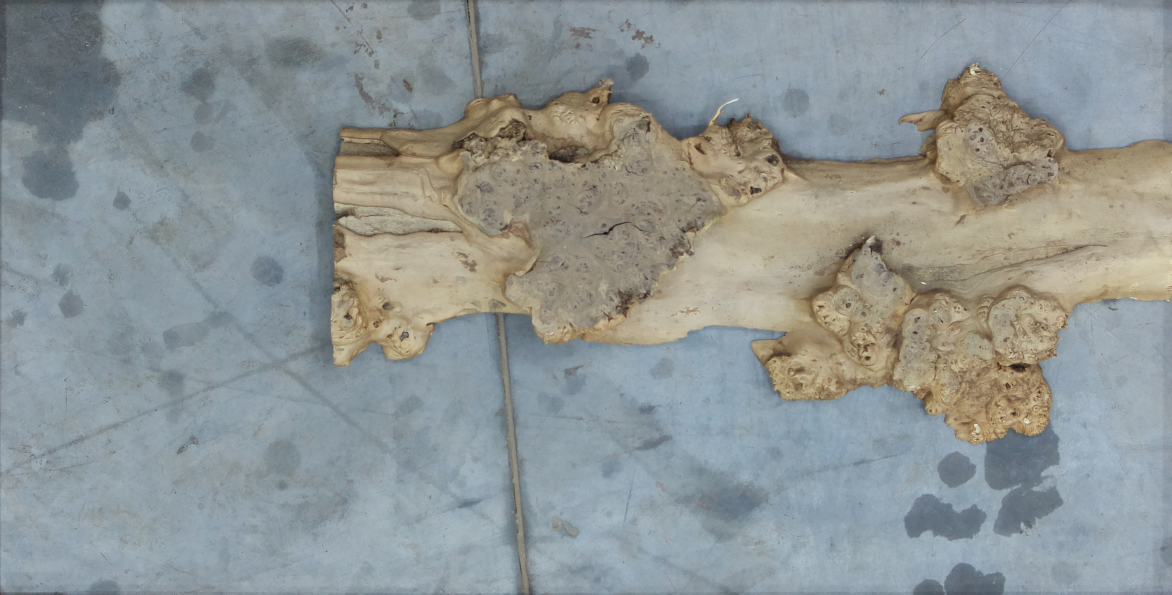
#> input picture 5.JPG, 3516 x 1784 px, found by its file name (shown at 1/3 size)
$ python grabcut.py
#> lines starting #> are read from the running program, lines starting #| are printed output that depends on the picture; after the words box and inside, x2 and y2 are one past the last pixel; in counts of white or black regions, pixels touching at a corner belong together
import numpy as np
import time
import cv2
from matplotlib import pyplot as plt

def process_image(image_input):
#> called with image_input = '5.jpg'
    start = time.time()
    img = cv2.imread(image_input)
#> img is the input picture: shape (1784, 3516, 3); mean B, G, R 149.2, 149.8, 143.5
    print("image size:", img.shape[:2])
#| image size: (1784, 3516)
    scale_percent = 25 # percent of original size
    width = int(img.shape[1] * scale_percent / 100)
#> width = 879
    height = int(img.shape[0] * scale_percent / 100)
#> height = 446

    dim = (width, height)
#> dim = (879, 446)

    # resize image
    resized = cv2.resize(img, dim, interpolation = cv2.INTER_AREA)

    mask = np.zeros(resized.shape[:2], np.uint8)

    bgdModel = np.zeros((1, 65), np.float64)
    fgdModel = np.zeros((1, 65), np.float64)

    #points=calibrate(resized)

    # show histogram
    # from matplotlib import pyplot as plt
    img_hsv = cv2.cvtColor(resized, cv2.COLOR_BGR2HSV)
#> img_hsv: shape (446, 879, 3); mean H, S, V 78.1, 43.1, 159.7
    # [8 lines of commented-out code are left out]
    lower = np.array([30, 0, 0])
    upper = np.array([255, 255, 255])
    shapeMask = cv2.inRange(img_hsv, lower, upper)
#> shapeMask: shape (446, 879); 71.6% white; 49 black regions (39 under 20 px), largest, box (x1, y1, x2, y2) and area: (248, 0, 879, 333) 110780, (390, 419, 397, 445) 103, (428, 21, 443, 29) 56
    #kernel = np.ones((7,7),np.uint8)
    kernel = cv2.getStructuringElement(cv2.MORPH_ELLIPSE,(7,7))
    shapeMask=cv2.GaussianBlur(shapeMask,(9,9),cv2.BORDER_ISOLATED  )
    ret,shapeMask=cv2.threshold(shapeMask,0,255,cv2.THRESH_BINARY+cv2.THRESH_OTSU)
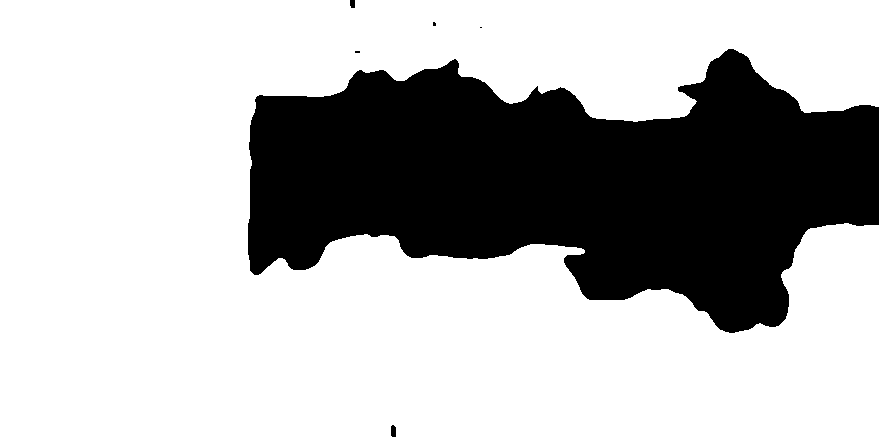
#> shapeMask: shape (446, 879); 71.8% white; 6 black regions (3 under 20 px), largest, box (x1, y1, x2, y2) and area: (248, 49, 879, 333) 110551, (391, 425, 396, 437) 55, (350, 0, 355, 8) 38
#> ret = 128
    shapeMask=cv2.morphologyEx(shapeMask, cv2.MORPH_CLOSE, kernel,iterations = 3)
#> shapeMask: shape (446, 879); 71.9% white; 1 black region, box (x1, y1, x2, y2) and area: (248, 49, 879, 333) 110095
    shapeMask=cv2.bitwise_not(shapeMask)
    shapeMask=cv2.dilate(shapeMask,kernel,iterations = 3)
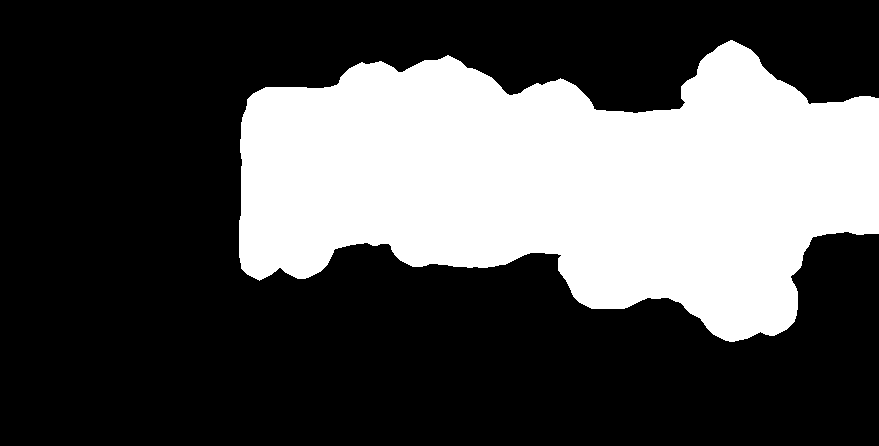
#> shapeMask: shape (446, 879); 32% white; 1 white region, box (x1, y1, x2, y2) and area: (239, 40, 879, 342) 125506
    x,y,w,h=cv2.boundingRect(shapeMask)
#> x = 239; y = 40; w = 640; h = 302
    print (x,y,w,h)
#| 239 40 640 302
    img_2=resized.copy()
    cv2.rectangle(img_2,(x,y),(x+w,y+h),(0,255,0),2)
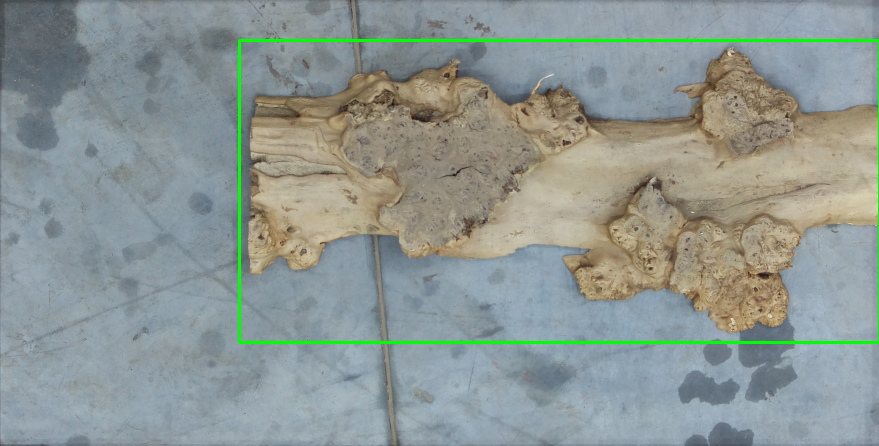
#> img_2: shape (446, 879, 3); mean B, G, R 147.1, 151.1, 141.7
    img_2[shapeMask>127]+=np.array([50,-10,-10], dtype=np.uint8)
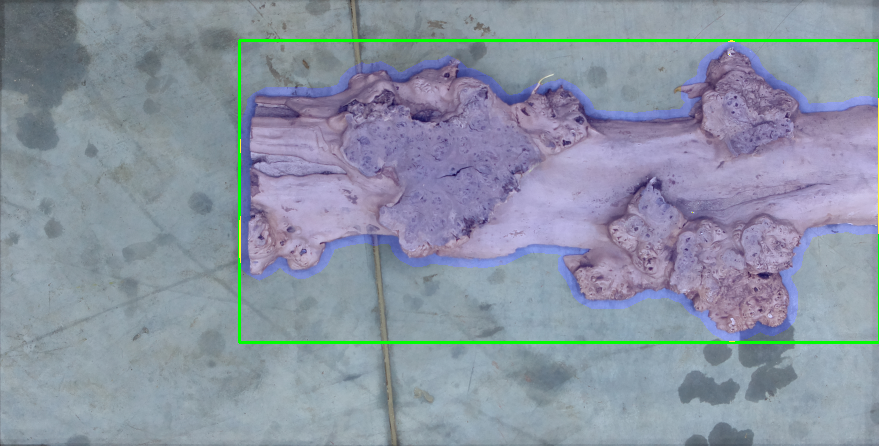
#> img_2: shape (446, 879, 3); mean B, G, R 163.1, 147.9, 138.7
    cv2.imshow("obj shapeMask", img_2)
    points=[x,y],[x+w,y+h]
#> points = ([239, 40], [879, 342])
    print(points)
#| ([239, 40], [879, 342])
    rect = (points[0][0],points[0][1],points[1][0],points[1][1])
#> rect = (239, 40, 879, 342)
    mask_m=np.zeros(resized.shape[:2], np.uint8)
    mask_m[shapeMask > 0] = cv2.GC_PR_FGD
    mask_m[shapeMask == 0] = cv2.GC_BGD
    #cv2.grabCut(resized, mask, rect, bgdModel, fgdModel, 8, cv2.GC_INIT_WITH_RECT)
    (mask, bgModel, fgModel)=cv2.grabCut(resized, mask_m, None, bgdModel, fgdModel, 12, cv2.GC_INIT_WITH_MASK)
    print ("mask size: ",mask.shape[:2])
#| mask size:  (446, 879)
    #mask = cv2.morphologyEx(mask, cv2.MORPH_CLOSE, kernel,iterations = 2)
    mask = cv2.resize(mask, (img.shape[1],img.shape[0]), interpolation = cv2.INTER_NEAREST)
#> mask: shape (1784, 3516)
    mask3=np.zeros(mask.shape[:2], np.uint8)
    mask3[(mask==1) | (mask==3)] = 1
    mask3 = cv2.GaussianBlur(mask3,(11,11),cv2.BORDER_ISOLATED  )
    kernel = np.ones((3,3),np.uint8)
    #mask3 = cv2.erode(mask3,kernel,iterations = 1)

    valueMask = (mask3==1).astype("uint8") * 255
    cv2.namedWindow("mask", cv2.WINDOW_NORMAL)
    cv2.imshow("mask", valueMask)

    r_channel, g_channel, b_channel = cv2.split(img)
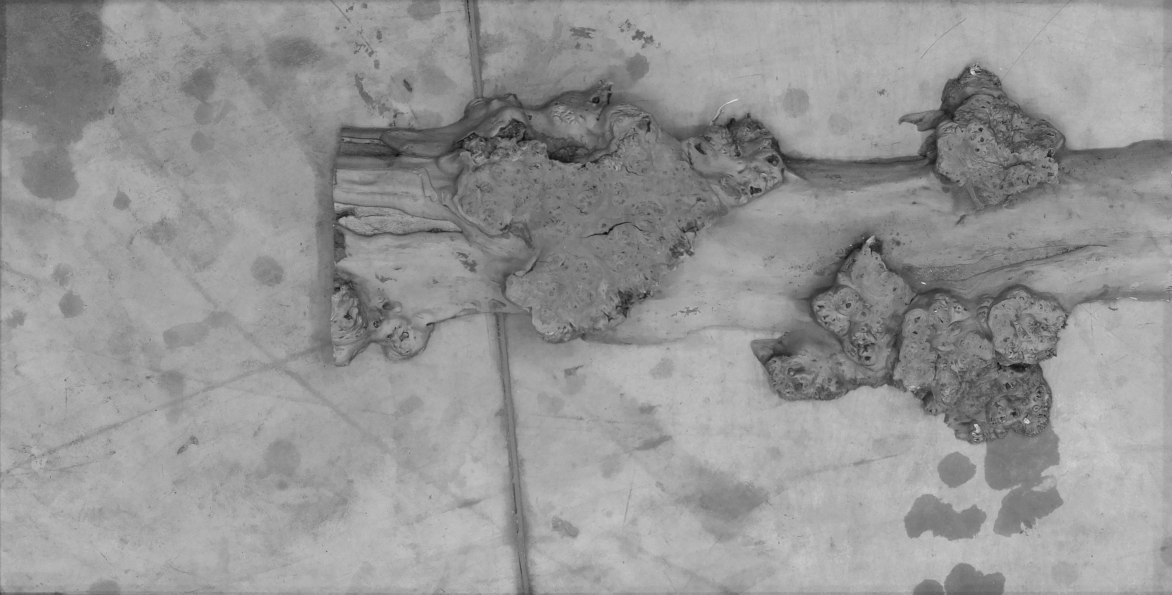
#> r_channel: shape (1784, 3516) (shown at 1/3 size); min 4, max 228, mean 149.2
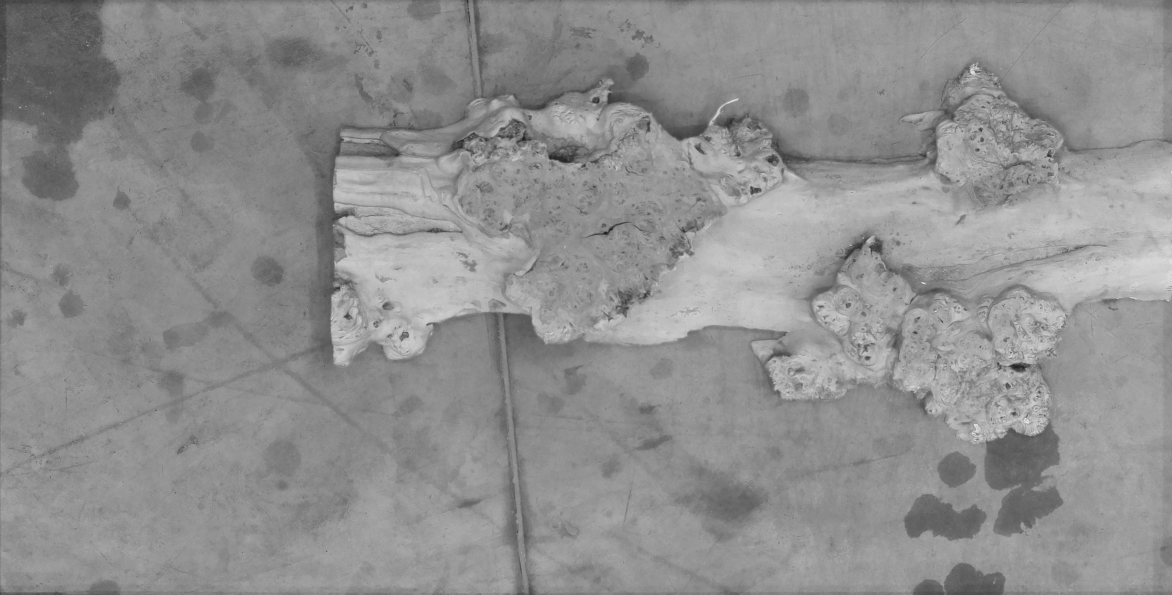
#> b_channel: shape (1784, 3516) (shown at 1/3 size); min 21, max 249, mean 143.5
    a_channel = np.where((mask3==1), 255, 0).astype('uint8')

    img_RGBA = cv2.merge((r_channel, g_channel, b_channel, a_channel))
    cv2.imwrite("test.png", img_RGBA)

    contours, hierarchy = cv2.findContours(mask3, cv2.RETR_TREE, cv2.CHAIN_APPROX_SIMPLE)
    #print(hierarchy)
    new_img=img.copy()
    #new_img[(mask3==1)] = 255
    cv2.drawContours(new_img, contours, -1, (0,255,0), 3)
    for cnt in contours:
        rect = cv2.minAreaRect(cnt)
        l,h=rect[1] if rect[1][0]>rect[1][1] else reversed(rect[1])
        area =  cv2.contourArea(cnt)
        print("slab area is: ",area/1000000,"m2")
        print("nonuniformity : ",area/(l*h)*100 ,"%")
        print("slab size is: ",l,"x",h, "mm")
        box = cv2.boxPoints(rect)
        box = np.int0(box)
        print
        cv2.drawContours(new_img,[box],0,(0,0,255),3)
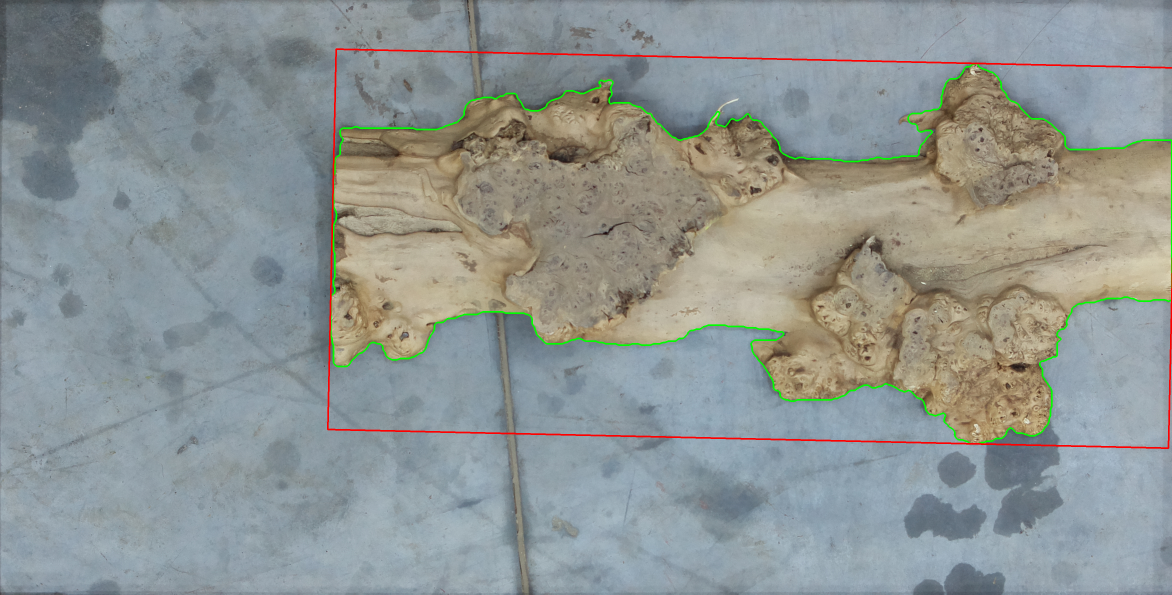
#> new_img: shape (1784, 3516, 3) (shown at 1/3 size); mean B, G, R 147.7, 149.8, 143.4
    cv2.namedWindow("main", cv2.WINDOW_NORMAL)
    cv2.imshow("main", new_img)
    end = time.time()
    print ("Calculation time: ",end-start)
    cv2.waitKey(0)

if __name__=='__main__':
    process_image('5.jpg')
